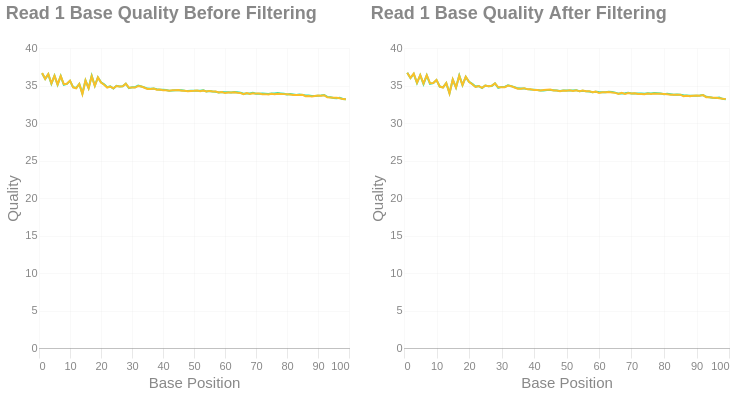

Here is the notebook cell this chart was saved with:
### Markdown cell above
## Base Quality Scores
These reflect the mean base quality scores per sample at each base-pair position before and after filtering. Base quality scores are interpreted from the Phred scores. Each line corresponds to the average within a sample.

### Read 1

### Code cell
qual_r1 = (
    alt.Chart(fp.qual_curves, width = 310, height = 300)
    .transform_window(index='row_number()')
    .transform_fold(list(fp.qual_curves.columns), as_ = ['Sample', 'Quality'])
    .mark_line()
    .encode(
        x=alt.X('index:Q', title = "Base Position"),
        y='Quality:Q',
        color=alt.Color("Sample:N", legend = None).scale(scheme='turbo')
    )
    .properties(title=alt.Title('Read 1 Base Quality Before Filtering'))
)

qual_r1_after = (
    alt.Chart(fp.qual_curves_after, width = 325, height = 300)
    .transform_window(index='row_number()')
    .transform_fold(list(fp.qual_curves_after.columns), as_ = ['Sample', 'Quality'])
    .mark_line()
    .encode(
        x=alt.X('index:Q', title = "Base Position"),
        y='Quality:Q',
        color=alt.Color("Sample:N", legend = None).scale(scheme='turbo')
    )
    .properties(title=alt.Title('Read 1 Base Quality After Filtering'))
)

qual_r1 | qual_r1_after

### Figure 1 — Vega-Lite specification as saved in the notebook (floating-point values rounded to 4 significant figures)
{"width": "container", "height": 400, "config": {"title": {"anchor": "start", "dy": -15, "fontSize": 18, "color": "#888888", "subtitleColor": "#888888", "subtitleFontSize": 14}, "arc": {"fill": "#0072B2"}, "axis": {"domainColor": "#888888", "domainWidth": 0.5, "gridWidth": 0.2, "grid": false, "titleFontWeight": 400, "titleFontSize": 15, "labelFontSize": 11, "labelColor": "#888888", "tickColor": "#888888", "tickWidth": 0.2, "titleColor": "#888888"}, "axisBand": {"grid": false}, "axisX": {"grid": true, "tickSize": 10, "domainCap": "round"}, "axisY": {"domain": false, "grid": true, "tickSize": 0, "domainCap": "round"}, "background": "transparent", "header": {"labelFontSize": 15, "labelColor": "#888888", "titleFontSize": 15, "titleFontWeight": 600, "titleColor": "#888888"}, "legend": {"labelFont": "sans-serif", "labelFontSize": 12, "labelColor": "#888888", "symbolSize": 100, "symbolType": "circle", "titleFontSize": 12, "titlePadding": 10, "titleColor": "#888888", "title": null}, "range": {"category": ["#E69F00", "#56B4E9", "#009E73", "#F0E442", "#0072B2", "#D55E00", "#CC79A7", "#000000"], "diverging": ["#cfe8f3", "#a2d4ec", "#73bfe2", "#46abdb", "#1696d2", "#12719e"]}, "area": {"fill": "#0072B2", "fillOpacity": 0.7, "line": true, "strokeOpacity": 0.7}, "line": {"color": "#0072B2", "stroke": "#0072B2", "strokeWidth": 2}, "trail": {"color": "#0072B2", "stroke": "#0072B2", "strokeWidth": 0, "size": 1}, "point": {"filled": true, "fillOpacity": 1.0, "size": 95}, "text": {"color": "#888888", "fontSize": 11, "align": "right", "fontWeight": 400, "size": 11}, "bar": {"fill": "#0072B2", "stroke": null}, "view": {"stroke": null, "continuousWidth": 660, "continuousHeight": 400}}, "hconcat": [{"data": {"name": "data-ffb5b18b2fb20e051bd2c245f370cba7"}, "mark": {"type": "line"}, "encoding": {"color": {"field": "Sample", "legend": null, "scale": {"scheme": "turbo"}, "type": "nominal"}, "x": {"field": "index", "title": "Base Position", "type": "quantitative"}, "y": {"field": "Quality", "type": "quantitative"}}, "height": 300, "title": {"text": "Read 1 Base Quality Before Filtering"}, "transform": [{"window": [{"op": "row_number", "field": "", "as": "index"}]}, {"fold": ["sample1", "sample2"], "as": ["Sample", "Quality"]}], "width": 310}, {"data": {"name": "data-8bc3a011b15f1a65c5dc7f7dae5aec53"}, "mark": {"type": "line"}, "encoding": {"color": {"field": "Sample", "legend": null, "scale": {"scheme": "turbo"}, "type": "nominal"}, "x": {"field": "index", "title": "Base Position", "type": "quantitative"}, "y": {"field": "Quality", "type": "quantitative"}}, "height": 300, "title": {"text": "Read 1 Base Quality After Filtering"}, "transform": [{"window": [{"op": "row_number", "field": "", "as": "index"}]}, {"fold": ["sample1", "sample2"], "as": ["Sample", "Quality"]}], "width": 325}], "$schema": "https://vega.github.io/schema/vega-lite/v6.4.1.json", "datasets": {"data-ffb5b18b2fb20e051bd2c245f370cba7": [{"sample1": 36.65, "sample2": 36.67}, {"sample1": 35.9, "sample2": 35.88}, {"sample1": 36.49, "sample2": 36.53}, {"sample1": 35.23, "sample2": 35.27}, {"sample1": 36.31, "sample2": 36.29}, {"sample1": 35.1, "sample2": 35.14}, {"sample1": 36.26, "sample2": 36.26}, {"sample1": 35.1, "sample2": 35.18}, {"sample1": 35.21, "sample2": 35.23}, {"sample1": 35.61, "sample2": 35.64}, {"sample1": 34.78, "sample2": 34.76}, {"sample1": 34.68, "sample2": 34.63}, {"sample1": 35.2, "sample2": 35.21}, {"sample1": 33.94, "sample2": 33.86}, {"sample1": 35.66, "sample2": 35.68}, {"sample1": 34.66, "sample2": 34.63}, {"sample1": 36.29, "sample2": 36.24}, {"sample1": 34.96, "sample2": 34.94}, {"sample1": 36.08, "sample2": 36.08}, {"sample1": 35.42, "sample2": 35.39}, {"sample1": 35.15, "sample2": 35.09}, {"sample1": 34.78, "sample2": 34.73}, {"sample1": 34.88, "sample2": 34.86}, {"sample1": 34.6, "sample2": 34.62}, {"sample1": 34.96, "sample2": 34.93}, {"sample1": 34.86, "sample2": 34.86}, {"sample1": 34.89, "sample2": 34.9}, {"sample1": 35.23, "sample2": 35.23}, {"sample1": 34.65, "sample2": 34.71}, {"sample1": 34.78, "sample2": 34.72}, {"sample1": 34.77, "sample2": 34.73}, {"sample1": 34.98, "sample2": 34.94}, {"sample1": 34.88, "sample2": 34.87}, {"sample1": 34.75, "sample2": 34.7}, {"sample1": 34.59, "sample2": 34.53}, {"sample1": 34.56, "sample2": 34.54}, {"sample1": 34.59, "sample2": 34.6}, {"sample1": 34.49, "sample2": 34.45}, {"sample1": 34.44, "sample2": 34.45}, {"sample1": 34.43, "sample2": 34.37}, {"sample1": 34.39, "sample2": 34.36}, {"sample1": 34.31, "sample2": 34.3}, {"sample1": 34.33, "sample2": 34.35}, {"sample1": 34.37, "sample2": 34.38}, {"sample1": 34.37, "sample2": 34.41}, {"sample1": 34.35, "sample2": 34.3}, {"sample1": 34.29, "sample2": 34.29}, {"sample1": 34.27, "sample2": 34.22}, {"sample1": 34.31, "sample2": 34.28}, {"sample1": 34.3, "sample2": 34.29}, {"sample1": 34.31, "sample2": 34.32}, {"sample1": 34.3, "sample2": 34.25}, {"sample1": 34.35, "sample2": 34.32}, {"sample1": 34.21, "sample2": 34.19}, {"sample1": 34.28, "sample2": 34.28}, {"sample1": 34.21, "sample2": 34.21}, {"sample1": 34.18, "sample2": 34.19}, {"sample1": 34.07, "sample2": 34.06}, {"sample1": 34.14, "sample2": 34.13}, {"sample1": 34.1, "sample2": 33.99}, {"sample1": 34.1, "sample2": 34.07}, {"sample1": 34.06, "sample2": 34.08}, {"sample1": 34.13, "sample2": 34.11}, {"sample1": 34.11, "sample2": 34.05}, {"sample1": 34.03, "sample2": 33.99}, {"sample1": 33.91, "sample2": 33.85}, {"sample1": 33.92, "sample2": 33.98}, {"sample1": 33.93, "sample2": 33.86}, {"sample1": 34.03, "sample2": 33.97}, {"sample1": 33.91, "sample2": 33.92}, {"sample1": 33.91, "sample2": 33.93}, {"sample1": 33.92, "sample2": 33.83}, {"sample1": 33.9, "sample2": 33.85}, {"sample1": 33.86, "sample2": 33.8}, {"sample1": 33.95, "sample2": 33.89}, {"sample1": 33.93, "sample2": 33.83}, {"sample1": 33.99, "sample2": 33.91}, {"sample1": 33.94, "sample2": 33.88}, {"sample1": 33.9, "sample2": 33.85}, {"sample1": 33.81, "sample2": 33.83}, {"sample1": 33.86, "sample2": 33.8}, {"sample1": 33.8, "sample2": 33.72}, {"sample1": 33.74, "sample2": 33.73}, {"sample1": 33.78, "sample2": 33.74}, {"sample1": 33.75, "sample2": 33.76}, {"sample1": 33.66, "sample2": 33.57}, {"sample1": 33.67, "sample2": 33.61}, {"sample1": 33.61, "sample2": 33.55}, {"sample1": 33.6, "sample2": 33.61}, {"sample1": 33.63, "sample2": 33.65}, {"sample1": 33.65, "sample2": 33.63}, {"sample1": 33.73, "sample2": 33.71}, {"sample1": 33.48, "sample2": 33.43}, {"sample1": 33.42, "sample2": 33.41}, {"sample1": 33.34, "sample2": 33.37}, {"sample1": 33.31, "sample2": 33.36}, {"sample1": 33.37, "sample2": 33.29}, {"sample1": 33.2, "sample2": 33.18}, {"sample1": 33.16, "sample2": 33.18}], "data-8bc3a011b15f1a65c5dc7f7dae5aec53": [{"sample1": 36.69, "sample2": 36.7}, {"sample1": 36.0, "sample2": 36.01}, {"sample1": 36.54, "sample2": 36.58}, {"sample1": 35.33, "sample2": 35.37}, {"sample1": 36.38, "sample2": 36.38}, {"sample1": 35.19, "sample2": 35.26}, {"sample1": 36.35, "sample2": 36.37}, {"sample1": 35.21, "sample2": 35.3}, {"sample1": 35.32, "sample2": 35.32}, {"sample1": 35.72, "sample2": 35.74}, {"sample1": 34.86, "sample2": 34.86}, {"sample1": 34.75, "sample2": 34.73}, {"sample1": 35.31, "sample2": 35.33}, {"sample1": 33.99, "sample2": 33.93}, {"sample1": 35.77, "sample2": 35.81}, {"sample1": 34.75, "sample2": 34.73}, {"sample1": 36.35, "sample2": 36.3}, {"sample1": 35.06, "sample2": 35.04}, {"sample1": 36.15, "sample2": 36.16}, {"sample1": 35.49, "sample2": 35.49}, {"sample1": 35.22, "sample2": 35.16}, {"sample1": 34.86, "sample2": 34.81}, {"sample1": 34.94, "sample2": 34.93}, {"sample1": 34.66, "sample2": 34.7}, {"sample1": 35.0, "sample2": 34.99}, {"sample1": 34.91, "sample2": 34.9}, {"sample1": 34.94, "sample2": 34.95}, {"sample1": 35.27, "sample2": 35.28}, {"sample1": 34.69, "sample2": 34.75}, {"sample1": 34.81, "sample2": 34.77}, {"sample1": 34.81, "sample2": 34.78}, {"sample1": 35.03, "sample2": 34.98}, {"sample1": 34.91, "sample2": 34.91}, {"sample1": 34.78, "sample2": 34.74}, {"sample1": 34.62, "sample2": 34.58}, {"sample1": 34.59, "sample2": 34.58}, {"sample1": 34.61, "sample2": 34.64}, {"sample1": 34.52, "sample2": 34.49}, {"sample1": 34.48, "sample2": 34.49}, {"sample1": 34.45, "sample2": 34.41}, {"sample1": 34.41, "sample2": 34.41}, {"sample1": 34.34, "sample2": 34.34}, {"sample1": 34.34, "sample2": 34.39}, {"sample1": 34.4, "sample2": 34.42}, {"sample1": 34.4, "sample2": 34.45}, {"sample1": 34.37, "sample2": 34.33}, {"sample1": 34.33, "sample2": 34.32}, {"sample1": 34.28, "sample2": 34.25}, {"sample1": 34.34, "sample2": 34.33}, {"sample1": 34.33, "sample2": 34.31}, {"sample1": 34.34, "sample2": 34.35}, {"sample1": 34.33, "sample2": 34.27}, {"sample1": 34.38, "sample2": 34.35}, {"sample1": 34.23, "sample2": 34.22}, {"sample1": 34.3, "sample2": 34.33}, {"sample1": 34.24, "sample2": 34.24}, {"sample1": 34.2, "sample2": 34.24}, {"sample1": 34.11, "sample2": 34.09}, {"sample1": 34.16, "sample2": 34.18}, {"sample1": 34.13, "sample2": 34.02}, {"sample1": 34.11, "sample2": 34.1}, {"sample1": 34.09, "sample2": 34.11}, {"sample1": 34.15, "sample2": 34.14}, {"sample1": 34.12, "sample2": 34.08}, {"sample1": 34.05, "sample2": 34.02}, {"sample1": 33.92, "sample2": 33.86}, {"sample1": 33.94, "sample2": 34.03}, {"sample1": 33.96, "sample2": 33.89}, {"sample1": 34.03, "sample2": 34.0}, {"sample1": 33.95, "sample2": 33.93}, {"sample1": 33.93, "sample2": 33.98}, {"sample1": 33.94, "sample2": 33.86}, {"sample1": 33.92, "sample2": 33.88}, {"sample1": 33.9, "sample2": 33.83}, {"sample1": 33.96, "sample2": 33.92}, {"sample1": 33.95, "sample2": 33.86}, {"sample1": 34.0, "sample2": 33.94}, {"sample1": 33.97, "sample2": 33.9}, {"sample1": 33.92, "sample2": 33.88}, {"sample1": 33.83, "sample2": 33.86}, {"sample1": 33.89, "sample2": 33.83}, {"sample1": 33.83, "sample2": 33.76}, {"sample1": 33.75, "sample2": 33.77}, {"sample1": 33.8, "sample2": 33.77}, {"sample1": 33.77, "sample2": 33.78}, {"sample1": 33.69, "sample2": 33.59}, {"sample1": 33.68, "sample2": 33.65}, {"sample1": 33.63, "sample2": 33.58}, {"sample1": 33.62, "sample2": 33.64}, {"sample1": 33.64, "sample2": 33.68}, {"sample1": 33.68, "sample2": 33.65}, {"sample1": 33.73, "sample2": 33.72}, {"sample1": 33.5, "sample2": 33.44}, {"sample1": 33.43, "sample2": 33.42}, {"sample1": 33.36, "sample2": 33.38}, {"sample1": 33.32, "sample2": 33.37}, {"sample1": 33.38, "sample2": 33.31}, {"sample1": 33.22, "sample2": 33.22}, {"sample1": 33.17, "sample2": 33.19}]}}
